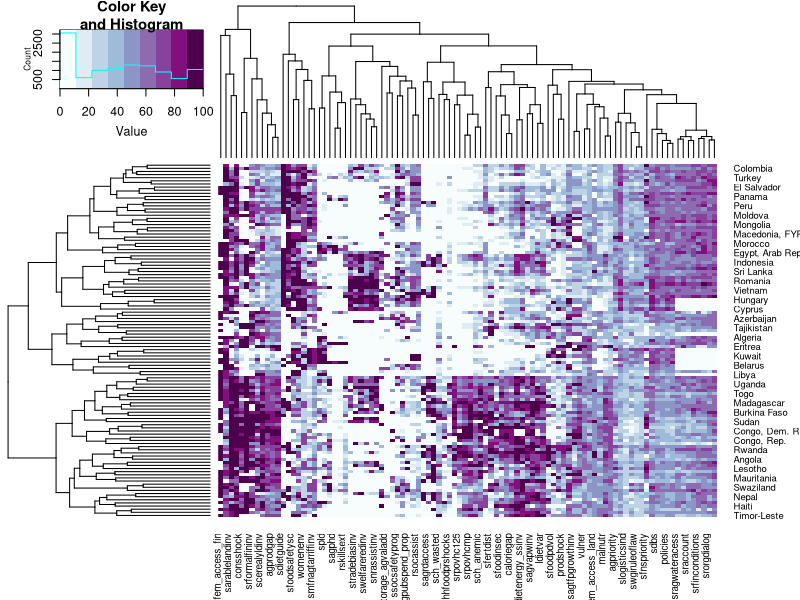
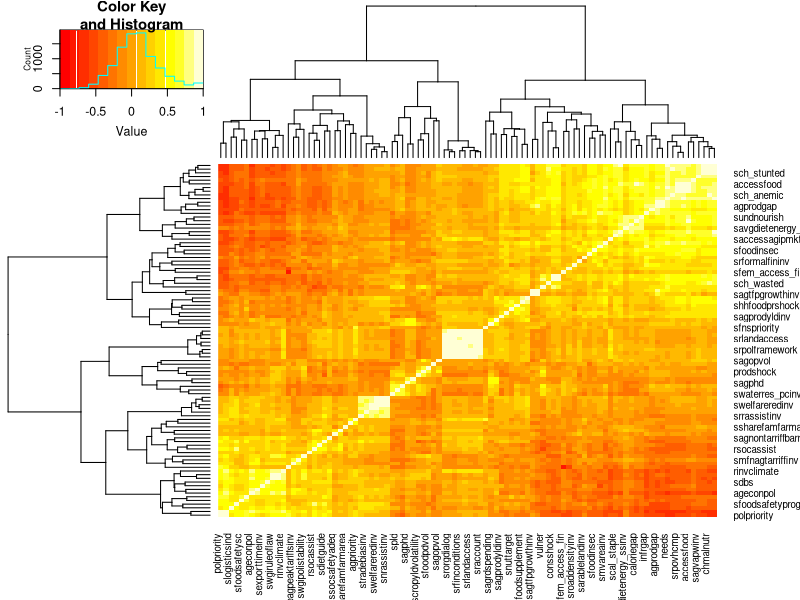
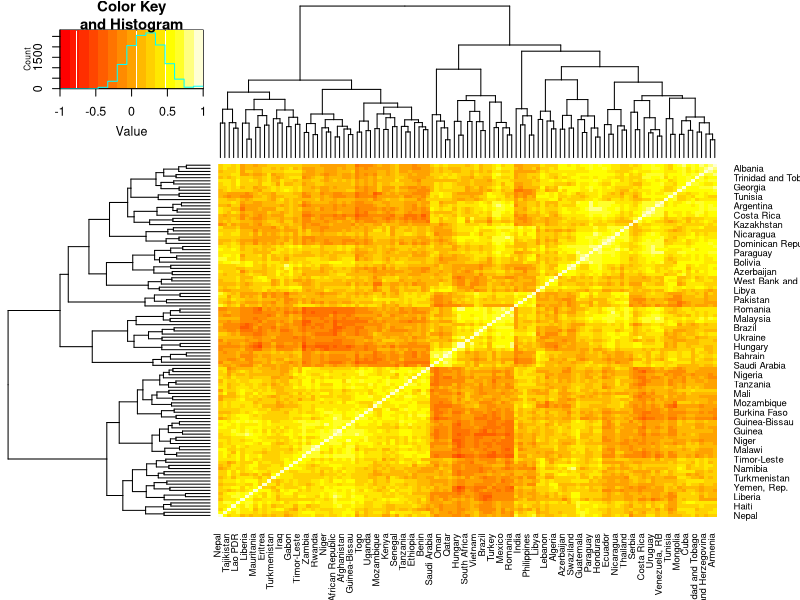
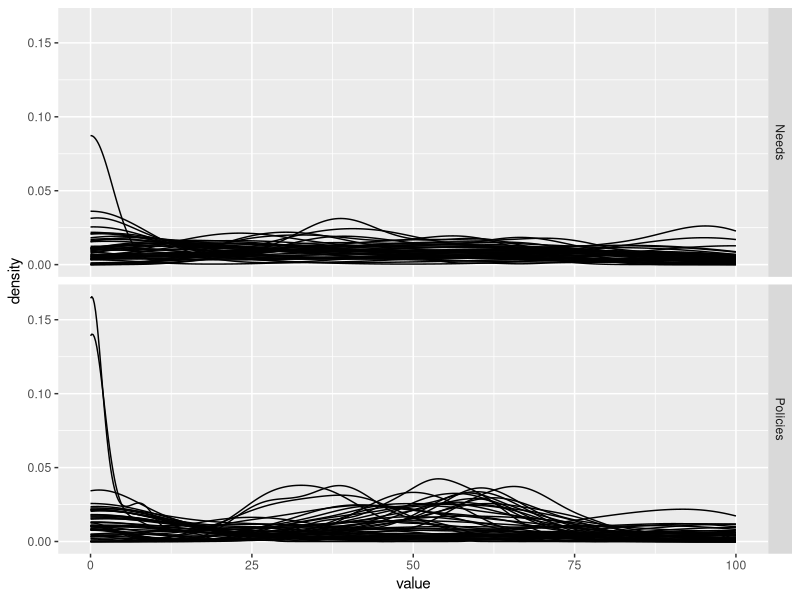

Write R code to recreate these figures, in order.
## ---- chunk 1
library('knitr')
opts_knit$set(progress=FALSE, verbose=TRUE)
opts_chunk$set(fig.width=1080/96,
               fig.height=1080/96,
               dpi=96)
options(digits=4)
options(stringsAsFactors=FALSE)
options(knitr.duplicate.label='allow')

rm(list=ls())    # Clean up any existing variables
## ---- chunk 2
#library('d3heatmap')
library('dplyr')
library('gplots')
library('reshape2')
library('ggplot2')
library('RColorBrewer')

# load data
df = tbl_df(read.delim('Recipient_Scorecard_10th_September_Rescaled.tsv',
                       strip.white=TRUE))

# remove region rows
regions = c("South Asia", "Europe & Central Asia", "Middle East & North
            Africa", "Sub-Saharan Africa", "Latin America & Caribbean", 
            "East Asia & Pacific", "Low income", "Upper middle income", 
            "Lower middle income", "High income: nonOECD", "High income: OECD",
            "Developing Country", "Fragile States")
df = df %>% filter(!Country %in% regions)

df = df %>% select(-X)
# Fix numeric columns
#non_numeric_cols = c("Country", "iso3c", "Regioncode", "Income.Group")
#numeric_cols     = colnames(df)[colnames(df) != non_numeric_cols]

#numeric_cols = colnames(df)[5:ncol(df)]

# not working..
#df %>% mutate_each_(as.numeric(gsub(',', '', .)), numeric_cols)

#for (x in numeric_cols) {
#    df[,x] = as.numeric(gsub(',', '', df[,x]))
#}

# Fix numeric cols
# http://stackoverflow.com/questions/1523126/how-to-read-a-csv-file-in-r-where-some-numbers-contain-commas
numeric_cols = 5:ncol(df)
df[,numeric_cols] = lapply(df[,numeric_cols], function(df) {
    as.numeric(gsub(",", "", df))
})

# For now, drop Countries with incomplete data...
df = df[complete.cases(df),]

# Indicator variables
needs_and_policies_cols = 10:105

x = df[,needs_and_policies_cols]
rownames(x) = df$Country

#d3heatmap(x, colors='BuPu')
heatmap.2(as.matrix(x), col=brewer.pal(9, 'BuPu'), trace='none')
## ---- chunk 3
#d3heatmap(cor(df[,needs_and_policies_cols]))
heatmap.2(cor(df[,needs_and_policies_cols]), trace='none')
## ---- chunk 4
x = cor(t(df[,needs_and_policies_cols]))
rownames(x) = colnames(x) = df$Country
#d3heatmap(x)
heatmap.2(as.matrix(x), trace='none')
## ---- chunk 5
# variable category
categories = read.csv('Recipient_Scorecard_10th_September_Rescaled_Categories.csv',
                      header=FALSE)

# long version of data
df_ind = df[,needs_and_policies_cols]
df_long = melt(df_ind)

# add categories
df_long$category = rep(as.factor(as.character(categories)), each=nrow(df_ind))

#ggplot(df_long, aes(x=value, group=variable, color=category)) + geom_density()
ggplot(df_long, aes(x=value, group=variable)) + 
    geom_density() +
    facet_grid(category~.)
